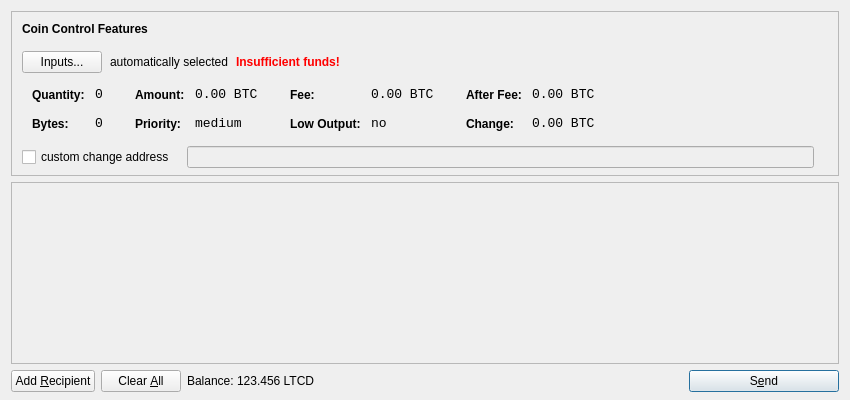
<?xml version="1.0" encoding="UTF-8"?>
<ui version="4.0">
 <class>SendCoinsDialog</class>
 <widget class="QDialog" name="SendCoinsDialog">
  <property name="geometry">
   <rect>
    <x>0</x>
    <y>0</y>
    <width>850</width>
    <height>400</height>
   </rect>
  </property>
  <property name="windowTitle">
   <string>Send Coins</string>
  </property>
  <layout class="QVBoxLayout" name="verticalLayout" stretch="0,1,0">
   <property name="bottomMargin">
    <number>8</number>
   </property>
   <item>
    <widget class="QFrame" name="frameCoinControl">
     <property name="sizePolicy">
      <sizepolicy hsizetype="Expanding" vsizetype="Expanding">
       <horstretch>0</horstretch>
       <verstretch>0</verstretch>
      </sizepolicy>
     </property>
     <property name="maximumSize">
      <size>
       <width>16777215</width>
       <height>16777215</height>
      </size>
     </property>
     <property name="frameShape">
      <enum>QFrame::StyledPanel</enum>
     </property>
     <property name="frameShadow">
      <enum>QFrame::Sunken</enum>
     </property>
     <layout class="QVBoxLayout" name="verticalLayoutCoinControl2">
      <property name="spacing">
       <number>-1</number>
      </property>
      <property name="leftMargin">
       <number>0</number>
      </property>
      <property name="topMargin">
       <number>0</number>
      </property>
      <property name="rightMargin">
       <number>0</number>
      </property>
      <property name="bottomMargin">
       <number>6</number>
      </property>
      <item>
       <layout class="QVBoxLayout" name="verticalLayoutCoinControl" stretch="0,0,0,0,1">
        <property name="spacing">
         <number>0</number>
        </property>
        <property name="leftMargin">
         <number>10</number>
        </property>
        <property name="topMargin">
         <number>10</number>
        </property>
        <item>
         <layout class="QHBoxLayout" name="horizontalLayoutCoinControl1">
          <property name="bottomMargin">
           <number>15</number>
          </property>
          <item>
           <widget class="QLabel" name="labelCoinControlFeatures">
            <property name="sizePolicy">
             <sizepolicy hsizetype="Preferred" vsizetype="Maximum">
              <horstretch>0</horstretch>
              <verstretch>0</verstretch>
             </sizepolicy>
            </property>
            <property name="font">
             <font>
              <weight>75</weight>
              <bold>true</bold>
             </font>
            </property>
            <property name="styleSheet">
             <string notr="true">font-weight:bold;</string>
            </property>
            <property name="text">
             <string>Coin Control Features</string>
            </property>
           </widget>
          </item>
         </layout>
        </item>
        <item>
         <layout class="QHBoxLayout" name="horizontalLayoutCoinControl2" stretch="0,0,0,0">
          <property name="spacing">
           <number>8</number>
          </property>
          <property name="bottomMargin">
           <number>10</number>
          </property>
          <item>
           <widget class="QPushButton" name="pushButtonCoinControl">
            <property name="styleSheet">
             <string notr="true"/>
            </property>
            <property name="text">
             <string>Inputs...</string>
            </property>
           </widget>
          </item>
          <item>
           <widget class="QLabel" name="labelCoinControlAutomaticallySelected">
            <property name="text">
             <string>automatically selected</string>
            </property>
            <property name="margin">
             <number>5</number>
            </property>
           </widget>
          </item>
          <item>
           <widget class="QLabel" name="labelCoinControlInsuffFunds">
            <property name="font">
             <font>
              <weight>75</weight>
              <bold>true</bold>
             </font>
            </property>
            <property name="styleSheet">
             <string notr="true">color:red;font-weight:bold;</string>
            </property>
            <property name="text">
             <string>Insufficient funds!</string>
            </property>
            <property name="margin">
             <number>5</number>
            </property>
           </widget>
          </item>
          <item>
           <spacer name="horizontalSpacerCoinControl">
            <property name="orientation">
             <enum>Qt::Horizontal</enum>
            </property>
            <property name="sizeHint" stdset="0">
             <size>
              <width>40</width>
              <height>1</height>
             </size>
            </property>
           </spacer>
          </item>
         </layout>
        </item>
        <item>
         <widget class="QWidget" name="widgetCoinControl" native="true">
          <property name="sizePolicy">
           <sizepolicy hsizetype="Preferred" vsizetype="Preferred">
            <horstretch>0</horstretch>
            <verstretch>0</verstretch>
           </sizepolicy>
          </property>
          <property name="minimumSize">
           <size>
            <width>0</width>
            <height>0</height>
           </size>
          </property>
          <property name="styleSheet">
           <string notr="true"/>
          </property>
          <layout class="QHBoxLayout" name="horizontalLayoutCoinControl5">
           <property name="margin">
            <number>0</number>
           </property>
           <item>
            <layout class="QHBoxLayout" name="horizontalLayoutCoinControl3" stretch="0,0,0,1">
             <property name="spacing">
              <number>20</number>
             </property>
             <property name="topMargin">
              <number>0</number>
             </property>
             <property name="bottomMargin">
              <number>10</number>
             </property>
             <item>
              <layout class="QFormLayout" name="formLayoutCoinControl1">
               <property name="horizontalSpacing">
                <number>10</number>
               </property>
               <property name="verticalSpacing">
                <number>14</number>
               </property>
               <property name="leftMargin">
                <number>10</number>
               </property>
               <property name="topMargin">
                <number>4</number>
               </property>
               <property name="rightMargin">
                <number>6</number>
               </property>
               <item row="0" column="0">
                <widget class="QLabel" name="labelCoinControlQuantityText">
                 <property name="styleSheet">
                  <string notr="true">font-weight:bold;</string>
                 </property>
                 <property name="text">
                  <string>Quantity:</string>
                 </property>
                 <property name="margin">
                  <number>0</number>
                 </property>
                </widget>
               </item>
               <item row="0" column="1">
                <widget class="QLabel" name="labelCoinControlQuantity">
                 <property name="font">
                  <font>
                   <family>Monospace</family>
                   <pointsize>10</pointsize>
                  </font>
                 </property>
                 <property name="cursor">
                  <cursorShape>IBeamCursor</cursorShape>
                 </property>
                 <property name="contextMenuPolicy">
                  <enum>Qt::ActionsContextMenu</enum>
                 </property>
                 <property name="text">
                  <string notr="true">0</string>
                 </property>
                 <property name="margin">
                  <number>0</number>
                 </property>
                 <property name="textInteractionFlags">
                  <set>Qt::LinksAccessibleByMouse|Qt::TextSelectableByKeyboard|Qt::TextSelectableByMouse</set>
                 </property>
                </widget>
               </item>
               <item row="1" column="0">
                <widget class="QLabel" name="labelCoinControlBytesText">
                 <property name="styleSheet">
                  <string notr="true">font-weight:bold;</string>
                 </property>
                 <property name="text">
                  <string>Bytes:</string>
                 </property>
                </widget>
               </item>
               <item row="1" column="1">
                <widget class="QLabel" name="labelCoinControlBytes">
                 <property name="font">
                  <font>
                   <family>Monospace</family>
                   <pointsize>10</pointsize>
                  </font>
                 </property>
                 <property name="cursor">
                  <cursorShape>IBeamCursor</cursorShape>
                 </property>
                 <property name="contextMenuPolicy">
                  <enum>Qt::ActionsContextMenu</enum>
                 </property>
                 <property name="text">
                  <string notr="true">0</string>
                 </property>
                 <property name="textInteractionFlags">
                  <set>Qt::LinksAccessibleByMouse|Qt::TextSelectableByKeyboard|Qt::TextSelectableByMouse</set>
                 </property>
                </widget>
               </item>
              </layout>
             </item>
             <item>
              <layout class="QFormLayout" name="formLayoutCoinControl2">
               <property name="horizontalSpacing">
                <number>10</number>
               </property>
               <property name="verticalSpacing">
                <number>14</number>
               </property>
               <property name="leftMargin">
                <number>6</number>
               </property>
               <property name="topMargin">
                <number>4</number>
               </property>
               <property name="rightMargin">
                <number>6</number>
               </property>
               <item row="0" column="0">
                <widget class="QLabel" name="labelCoinControlAmountText">
                 <property name="styleSheet">
                  <string notr="true">font-weight:bold;</string>
                 </property>
                 <property name="text">
                  <string>Amount:</string>
                 </property>
                 <property name="margin">
                  <number>0</number>
                 </property>
                </widget>
               </item>
               <item row="0" column="1">
                <widget class="QLabel" name="labelCoinControlAmount">
                 <property name="font">
                  <font>
                   <family>Monospace</family>
                   <pointsize>10</pointsize>
                  </font>
                 </property>
                 <property name="cursor">
                  <cursorShape>IBeamCursor</cursorShape>
                 </property>
                 <property name="contextMenuPolicy">
                  <enum>Qt::ActionsContextMenu</enum>
                 </property>
                 <property name="text">
                  <string notr="true">0.00 BTC</string>
                 </property>
                 <property name="textInteractionFlags">
                  <set>Qt::LinksAccessibleByMouse|Qt::TextSelectableByKeyboard|Qt::TextSelectableByMouse</set>
                 </property>
                </widget>
               </item>
               <item row="1" column="0">
                <widget class="QLabel" name="labelCoinControlPriorityText">
                 <property name="styleSheet">
                  <string notr="true">font-weight:bold;</string>
                 </property>
                 <property name="text">
                  <string>Priority:</string>
                 </property>
                </widget>
               </item>
               <item row="1" column="1">
                <widget class="QLabel" name="labelCoinControlPriority">
                 <property name="font">
                  <font>
                   <family>Monospace</family>
                   <pointsize>10</pointsize>
                  </font>
                 </property>
                 <property name="cursor">
                  <cursorShape>IBeamCursor</cursorShape>
                 </property>
                 <property name="contextMenuPolicy">
                  <enum>Qt::ActionsContextMenu</enum>
                 </property>
                 <property name="text">
                  <string>medium</string>
                 </property>
                 <property name="textInteractionFlags">
                  <set>Qt::LinksAccessibleByMouse|Qt::TextSelectableByKeyboard|Qt::TextSelectableByMouse</set>
                 </property>
                </widget>
               </item>
              </layout>
             </item>
             <item>
              <layout class="QFormLayout" name="formLayoutCoinControl3">
               <property name="horizontalSpacing">
                <number>10</number>
               </property>
               <property name="verticalSpacing">
                <number>14</number>
               </property>
               <property name="leftMargin">
                <number>6</number>
               </property>
               <property name="topMargin">
                <number>4</number>
               </property>
               <property name="rightMargin">
                <number>6</number>
               </property>
               <item row="0" column="0">
                <widget class="QLabel" name="labelCoinControlFeeText">
                 <property name="styleSheet">
                  <string notr="true">font-weight:bold;</string>
                 </property>
                 <property name="text">
                  <string>Fee:</string>
                 </property>
                 <property name="margin">
                  <number>0</number>
                 </property>
                </widget>
               </item>
               <item row="0" column="1">
                <widget class="QLabel" name="labelCoinControlFee">
                 <property name="font">
                  <font>
                   <family>Monospace</family>
                   <pointsize>10</pointsize>
                  </font>
                 </property>
                 <property name="cursor">
                  <cursorShape>IBeamCursor</cursorShape>
                 </property>
                 <property name="contextMenuPolicy">
                  <enum>Qt::ActionsContextMenu</enum>
                 </property>
                 <property name="text">
                  <string notr="true">0.00 BTC</string>
                 </property>
                 <property name="textInteractionFlags">
                  <set>Qt::LinksAccessibleByMouse|Qt::TextSelectableByKeyboard|Qt::TextSelectableByMouse</set>
                 </property>
                </widget>
               </item>
               <item row="1" column="0">
                <widget class="QLabel" name="labelCoinControlLowOutputText">
                 <property name="styleSheet">
                  <string notr="true">font-weight:bold;</string>
                 </property>
                 <property name="text">
                  <string>Low Output:</string>
                 </property>
                </widget>
               </item>
               <item row="1" column="1">
                <widget class="QLabel" name="labelCoinControlLowOutput">
                 <property name="font">
                  <font>
                   <family>Monospace</family>
                   <pointsize>10</pointsize>
                  </font>
                 </property>
                 <property name="cursor">
                  <cursorShape>IBeamCursor</cursorShape>
                 </property>
                 <property name="contextMenuPolicy">
                  <enum>Qt::ActionsContextMenu</enum>
                 </property>
                 <property name="text">
                  <string>no</string>
                 </property>
                 <property name="textInteractionFlags">
                  <set>Qt::LinksAccessibleByMouse|Qt::TextSelectableByKeyboard|Qt::TextSelectableByMouse</set>
                 </property>
                </widget>
               </item>
              </layout>
             </item>
             <item>
              <layout class="QFormLayout" name="formLayoutCoinControl4">
               <property name="horizontalSpacing">
                <number>10</number>
               </property>
               <property name="verticalSpacing">
                <number>14</number>
               </property>
               <property name="leftMargin">
                <number>6</number>
               </property>
               <property name="topMargin">
                <number>4</number>
               </property>
               <property name="rightMargin">
                <number>6</number>
               </property>
               <item row="0" column="0">
                <widget class="QLabel" name="labelCoinControlAfterFeeText">
                 <property name="styleSheet">
                  <string notr="true">font-weight:bold;</string>
                 </property>
                 <property name="text">
                  <string>After Fee:</string>
                 </property>
                 <property name="margin">
                  <number>0</number>
                 </property>
                </widget>
               </item>
               <item row="0" column="1">
                <widget class="QLabel" name="labelCoinControlAfterFee">
                 <property name="font">
                  <font>
                   <family>Monospace</family>
                   <pointsize>10</pointsize>
                  </font>
                 </property>
                 <property name="cursor">
                  <cursorShape>IBeamCursor</cursorShape>
                 </property>
                 <property name="contextMenuPolicy">
                  <enum>Qt::ActionsContextMenu</enum>
                 </property>
                 <property name="text">
                  <string notr="true">0.00 BTC</string>
                 </property>
                 <property name="textInteractionFlags">
                  <set>Qt::LinksAccessibleByMouse|Qt::TextSelectableByKeyboard|Qt::TextSelectableByMouse</set>
                 </property>
                </widget>
               </item>
               <item row="1" column="0">
                <widget class="QLabel" name="labelCoinControlChangeText">
                 <property name="styleSheet">
                  <string notr="true">font-weight:bold;</string>
                 </property>
                 <property name="text">
                  <string>Change:</string>
                 </property>
                </widget>
               </item>
               <item row="1" column="1">
                <widget class="QLabel" name="labelCoinControlChange">
                 <property name="font">
                  <font>
                   <family>Monospace</family>
                   <pointsize>10</pointsize>
                  </font>
                 </property>
                 <property name="cursor">
                  <cursorShape>IBeamCursor</cursorShape>
                 </property>
                 <property name="contextMenuPolicy">
                  <enum>Qt::ActionsContextMenu</enum>
                 </property>
                 <property name="text">
                  <string notr="true">0.00 BTC</string>
                 </property>
                 <property name="textInteractionFlags">
                  <set>Qt::LinksAccessibleByMouse|Qt::TextSelectableByKeyboard|Qt::TextSelectableByMouse</set>
                 </property>
                </widget>
               </item>
              </layout>
             </item>
            </layout>
           </item>
          </layout>
         </widget>
        </item>
        <item>
         <layout class="QHBoxLayout" name="horizontalLayoutCoinControl4" stretch="0,0,0">
          <property name="spacing">
           <number>12</number>
          </property>
          <property name="sizeConstraint">
           <enum>QLayout::SetDefaultConstraint</enum>
          </property>
          <property name="topMargin">
           <number>5</number>
          </property>
          <property name="rightMargin">
           <number>5</number>
          </property>
          <item>
           <widget class="QCheckBox" name="checkBoxCoinControlChange">
            <property name="text">
             <string>custom change address</string>
            </property>
           </widget>
          </item>
          <item>
           <widget class="QLineEdit" name="lineEditCoinControlChange">
            <property name="enabled">
             <bool>false</bool>
            </property>
            <property name="sizePolicy">
             <sizepolicy hsizetype="Expanding" vsizetype="Fixed">
              <horstretch>0</horstretch>
              <verstretch>0</verstretch>
             </sizepolicy>
            </property>
           </widget>
          </item>
          <item>
           <widget class="QLabel" name="labelCoinControlChangeLabel">
            <property name="sizePolicy">
             <sizepolicy hsizetype="Preferred" vsizetype="Expanding">
              <horstretch>0</horstretch>
              <verstretch>0</verstretch>
             </sizepolicy>
            </property>
            <property name="minimumSize">
             <size>
              <width>0</width>
              <height>0</height>
             </size>
            </property>
            <property name="text">
             <string/>
            </property>
            <property name="margin">
             <number>3</number>
            </property>
           </widget>
          </item>
         </layout>
        </item>
        <item>
         <spacer name="verticalSpacerCoinControl">
          <property name="orientation">
           <enum>Qt::Vertical</enum>
          </property>
          <property name="sizeHint" stdset="0">
           <size>
            <width>800</width>
            <height>1</height>
           </size>
          </property>
         </spacer>
        </item>
       </layout>
      </item>
     </layout>
    </widget>
   </item>
   <item>
    <widget class="QScrollArea" name="scrollArea">
     <property name="widgetResizable">
      <bool>true</bool>
     </property>
     <widget class="QWidget" name="scrollAreaWidgetContents">
      <property name="geometry">
       <rect>
        <x>0</x>
        <y>0</y>
        <width>830</width>
        <height>165</height>
       </rect>
      </property>
      <layout class="QVBoxLayout" name="verticalLayout_2">
       <property name="margin">
        <number>0</number>
       </property>
       <item>
        <layout class="QVBoxLayout" name="entries">
         <property name="spacing">
          <number>6</number>
         </property>
        </layout>
       </item>
       <item>
        <spacer name="verticalSpacer">
         <property name="orientation">
          <enum>Qt::Vertical</enum>
         </property>
         <property name="sizeHint" stdset="0">
          <size>
           <width>20</width>
           <height>40</height>
          </size>
         </property>
        </spacer>
       </item>
      </layout>
     </widget>
    </widget>
   </item>
   <item>
    <layout class="QHBoxLayout" name="horizontalLayout">
     <item>
      <widget class="QPushButton" name="addButton">
       <property name="toolTip">
        <string>Send to multiple recipients at once</string>
       </property>
       <property name="text">
        <string>Add &amp;Recipient</string>
       </property>
       <property name="icon">
        <iconset resource="../bitcoin.qrc">
         <normaloff>:/icons/add</normaloff>:/icons/add</iconset>
       </property>
       <property name="autoDefault">
        <bool>false</bool>
       </property>
      </widget>
     </item>
     <item>
      <widget class="QPushButton" name="clearButton">
       <property name="sizePolicy">
        <sizepolicy hsizetype="Minimum" vsizetype="Fixed">
         <horstretch>0</horstretch>
         <verstretch>0</verstretch>
        </sizepolicy>
       </property>
       <property name="toolTip">
        <string>Remove all transaction fields</string>
       </property>
       <property name="text">
        <string>Clear &amp;All</string>
       </property>
       <property name="icon">
        <iconset resource="../bitcoin.qrc">
         <normaloff>:/icons/remove</normaloff>:/icons/remove</iconset>
       </property>
       <property name="autoRepeatDelay">
        <number>300</number>
       </property>
       <property name="autoDefault">
        <bool>false</bool>
       </property>
      </widget>
     </item>
     <item>
      <layout class="QHBoxLayout" name="horizontalLayout_2">
       <property name="spacing">
        <number>3</number>
       </property>
       <item>
        <widget class="QLabel" name="label">
         <property name="text">
          <string>Balance:</string>
         </property>
        </widget>
       </item>
       <item>
        <widget class="QLabel" name="labelBalance">
         <property name="cursor">
          <cursorShape>IBeamCursor</cursorShape>
         </property>
         <property name="text">
          <string>123.456 LTCD</string>
         </property>
         <property name="textInteractionFlags">
          <set>Qt::LinksAccessibleByMouse|Qt::TextSelectableByKeyboard|Qt::TextSelectableByMouse</set>
         </property>
        </widget>
       </item>
      </layout>
     </item>
     <item>
      <spacer name="horizontalSpacer">
       <property name="orientation">
        <enum>Qt::Horizontal</enum>
       </property>
       <property name="sizeHint" stdset="0">
        <size>
         <width>40</width>
         <height>20</height>
        </size>
       </property>
      </spacer>
     </item>
     <item>
      <widget class="QPushButton" name="sendButton">
       <property name="minimumSize">
        <size>
         <width>150</width>
         <height>0</height>
        </size>
       </property>
       <property name="toolTip">
        <string>Confirm the send action</string>
       </property>
       <property name="text">
        <string>S&amp;end</string>
       </property>
       <property name="icon">
        <iconset resource="../bitcoin.qrc">
         <normaloff>:/icons/send</normaloff>:/icons/send</iconset>
       </property>
       <property name="default">
        <bool>true</bool>
       </property>
      </widget>
     </item>
    </layout>
   </item>
  </layout>
 </widget>
 <resources>
  <include location="../bitcoin.qrc"/>
 </resources>
 <connections/>
</ui>
